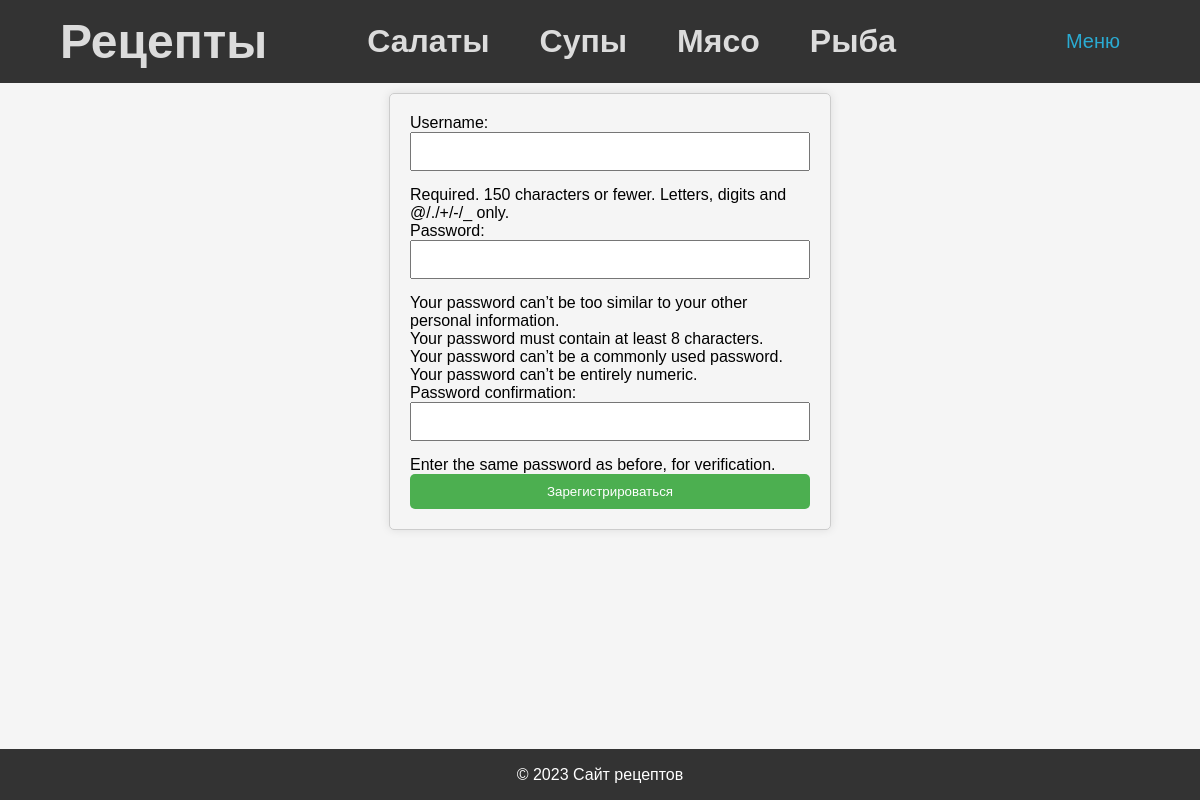
Screenshot of /register/ with the database file from the repository.
### recipes/models.py (models this page shows, shortened)
class RecipeCategory(models.Model):
    name = models.CharField(max_length=100)
    def get_absolute_url(self) -> str:
        return reverse("recipe_category_detail", kwargs={"category_name": self.name})
    class Meta:
        verbose_name = _("Категория рецептов")
        verbose_name_plural = _("Категории рецептов")

### authentication/views.py (the view, shortened to what this page needs)
# urls.py: path("register/", RegisterView.as_view(), name="register"),
class RegisterView(View):
    template_name = "authentication/register.html"
    form_class = UserCreationForm
    def get(self, request, *args, **kwargs):
        form = self.form_class()
        return render(request, self.template_name, {"form": form})

### recipes/context_processor.py (called while the page is built)
def recipe_categories(request):
    categories = RecipeCategory.objects.all()
    return {"all_categories": categories}

### authentication/templates/authentication/register.html (shortened to what this page needs)
{% extends 'base.html' %}
{% block content %}
  <form method="post" action="{% url 'register' %}">
    {{ form.as_p }}
    <button type="submit">Зарегистрироваться</button>
  </form>
{% endblock content %}

### templates/base.html (shortened to what this page needs)
{% load static i18n%}
<!DOCTYPE html>
<html lang="en">
<head>
    <link rel="stylesheet" href="{% static 'css/styles.css' %}">
    <link rel="stylesheet" href="https://cdnjs.cloudflare.com/ajax/libs/select2/4.0.13/css/select2.min.css" />
</head>
<body>
    <header>
        <h1>{% block header %}
            <div class="header">
        <div class="header-title">
            <h2><a href="{% url 'index' %}">Рецепты</a></h2>
        </div>
        <div class="header-categories">
            <nav>
                <ul>
                    {% for category in all_categories %}
                        <li><a href="{{ category.get_absolute_url }}">{{ category.name }}</a></li>
                    {% endfor %}
                </ul>
            </nav>
        </div>
            <div class="header-login">
                {% if user.is_authenticated %}
                <div class="dropdown">
                    <button class="dropbtn">Приветствуем, {{ user.username }}!</button>
                    <div class="dropdown-content">
                        <a href="{% url 'edit_profile' %}">Редактировать профиль</a>
                        <a href="{% url 'add_recipe' %}">Добавить рецепт</a>
                        <form class="logout-form" method="post" action="{% url 'logout' %}">
                            {% csrf_token %}
                            <button type="submit">Выйти</button>
                        </form>
                    </div>
                </div>
                {% else %}
                <div class="dropdown">
                    <button class="dropbtn">Меню</button>
                </div>
                {% endif %}
            </div>
    </div>
        {% endblock %}</h1>
    </header>
    <main>
        {% block content %}
        {% endblock %}
    </main>
    <footer>
        <p>&copy; 2023 Сайт рецептов</p>
    </footer>
</body>
</html>

### static/css/styles.css (style rules this page uses)
* { margin: 0; padding: 0; }
body { font-family: Arial, sans-serif; margin: 0; padding: 0; background-color: #f5f5f5; display: flex; flex-direction: column; min-height: 100vh; }
.header { display: flex; justify-content: space-around; align-items: center; background-color: #333; color: white; padding: 10px; text-align: center; }
.header-title { display: flex; align-items: center; color: gainsboro; }
.header-title h2 { margin: 0; }
.header-categories ul { list-style: none; margin: 0; padding: 0; display: flex; }
.header-categories li { margin-right: 50px; }
.header-login { font-size: 14px; color: #2aabd2; margin: 10px; }
main { max-width: 1800px; padding: 10px; background-color: #f5f5f5; width: 100%; }
footer { background-color: #333; color: white; padding: 16.5px; text-align: center; margin-top: auto; }
a { text-decoration: none; color: gainsboro; }
form { display: flex; flex-direction: column; max-width: 400px; margin: 0 auto; padding: 20px; border: 1px solid #ccc; border-radius: 5px; box-shadow: 0 0 10px rgba(0, 0, 0, 0.1); }
h2 { text-align: center; }
form input, form select { width: 100%; padding: 10px; margin-bottom: 15px; box-sizing: border-box; }
form button { background-color: #4CAF50; color: white; padding: 10px 15px; border: none; border-radius: 5px; cursor: pointer; }
form ul { list-style: none; }
.dropbtn { text-transform: capitalize; background-color: #333; color: #2aabd2; padding: 10px; font-size: 20px; border: none; cursor: pointer; }
.dropdown { position: relative; display: inline-block; }

### rows the page displays
RecipeCategory: name "Салаты"
RecipeCategory: name "Супы"
RecipeCategory: name "Мясо"
RecipeCategory: name "Рыба"
